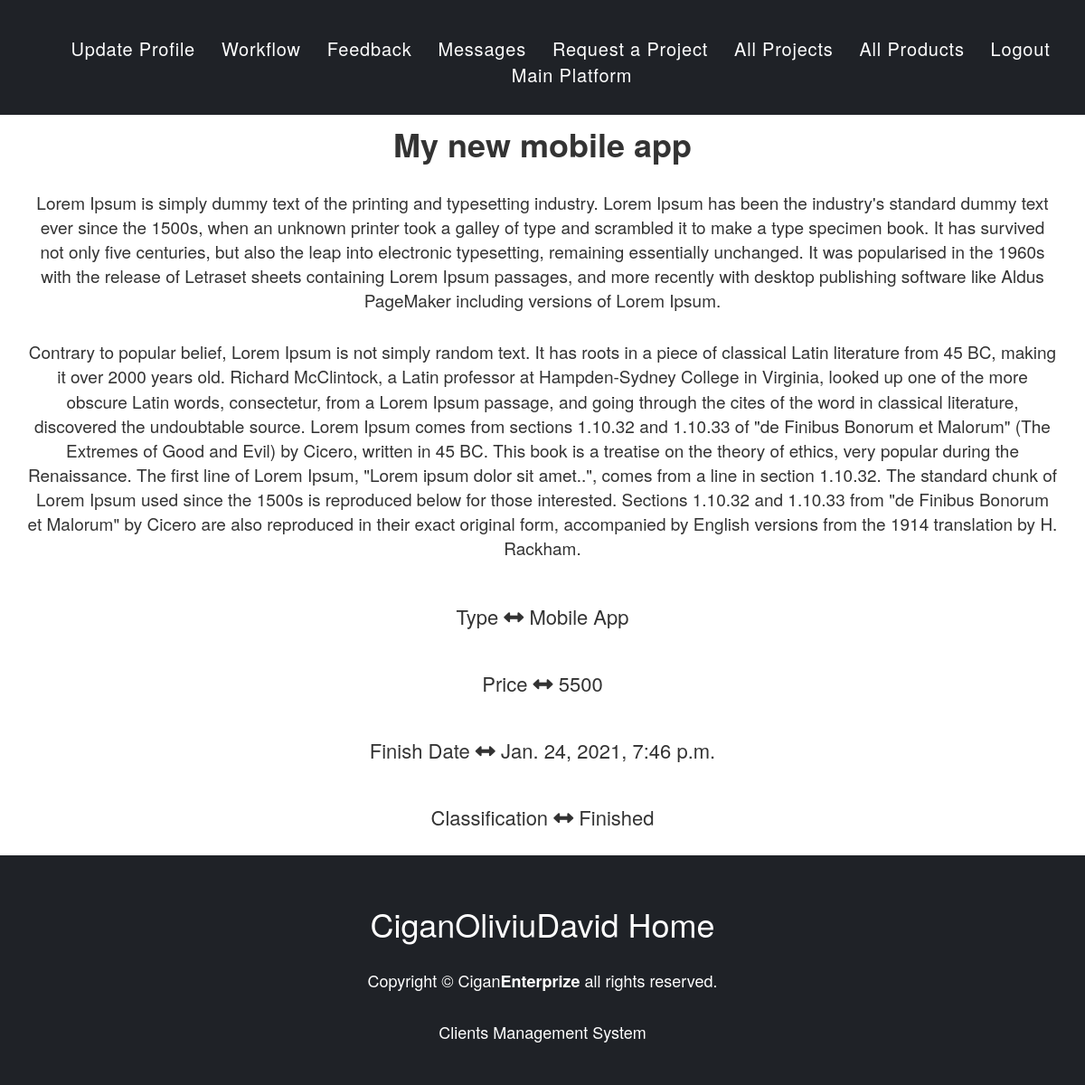
Page /business/finished-project-detail/my-new-mobile-app-finished-george/ (signed in) on the committed database.
### ProjectsManagement/models.py (models this page shows, shortened)
class FinishedProject(models.Model):
    id = models.AutoField(primary_key=True)
    user = models.ForeignKey(User, on_delete=models.CASCADE, name='user')
    project_name = models.CharField(max_length=100)
    project_description = models.TextField()
    list_of_functionalities = models.TextField()
    type = models.CharField(max_length=100, choices=TYPE_OF_APPS)
    date = models.DateTimeField(auto_now_add=True)
    price = models.IntegerField()
    project_classification = models.CharField(max_length=100, default='Finished')
    finished_project_slug = models.SlugField(max_length=200, unique=True, default='')
    class Meta:
        ordering = ['-date']

### ProjectsManagement/views.py (the view)
# urls.py: path('finished-project-detail/<slug:finished_project_slug>/', views.FinishedProjectDetail.as_view(),
class FinishedProjectDetail(LoginRequiredMixin, generic.DetailView):
    model = FinishedProject
    template_name = 'views/projects_detail/finished_project_detail.html'
    slug_field = 'finished_project_slug'
    slug_url_kwarg = 'finished_project_slug'

### ProjectsManagement/templates/views/projects_detail/finished_project_detail.html (shortened to what this page needs)
{% extends 'layouts/main_layout.html' %}
{% block head %}
    {% load static %}
    <link rel="stylesheet" type="text/css" href="{% static 'css/style_cms.css' %}">
    <link rel="stylesheet" type="text/css" href="{% static 'css/mobile_adjust_cms.css' %}">
{% endblock %}
{% block content %}
<div align="center">
    <nav>
        <div class="nav-container">
            <ul>
                <li><a href="{% url 'update_profile' %}">Update Profile</a></li>
                <li><a href="{% url 'index' %}">Workflow</a></li>
                <li><a href="{% url 'feedback_page' %}">Feedback</a></li>
                <li><a href="{% url 'client_messages' %}">Messages</a></li>
                <li><a href="{% url 'projects_request' %}">Request a Project</a></li>
                <li><a href="{% url 'projects_handler' %}">All Projects</a></li>
                <li><a href="{% url 'product_handler' %}">All Products</a></li>
                <li><a href="{% url 'logout' %}">Logout</a></li>
                <li><a href="/">Main Platform</a></li>
            </ul>
        </div>
    </nav>
</div>
<div>&nbsp;</div><div>&nbsp;</div><div>&nbsp;</div>
<div class="container-fluid" id="content">
        <div class="col-lg-12" align="left">
            <div class="content" align="center">
                <h1>{{ finishedproject.project_name }}</h1>
                <div>&nbsp;</div>
                <p>{{ finishedproject.project_description }}</p>
                <div>&nbsp;</div>
                <p>{{ finishedproject.list_of_functionalities }}</p>
                <div>&nbsp;</div>
                <h3>Type <i class="fas fa-arrows-alt-h"></i> {{ finishedproject.type }}</h3>
                <div>&nbsp;</div>
                <h3>Price <i class="fas fa-arrows-alt-h"></i> {{ finishedproject.price }}</h3>
                <div>&nbsp;</div>
                <h3>Finish Date <i class="fas fa-arrows-alt-h"></i> {{ finishedproject.date }}</h3>
                <div>&nbsp;</div>
                <h3>Classification <i class="fas fa-arrows-alt-h"></i> {{ finishedproject.project_classification }}</h3>
            </div>
        </div>
    </div>
    <div>&nbsp;</div>
    <div class="footer" align="center">
        <h1>{{ user.username }} Home</h1>
        <div>&nbsp;</div>
        <p>Copyright &copy; Cigan<b>Enterprize</b> all rights reserved.</p>
        <div>&nbsp;</div>
        <p>Clients Management System</p>
    </div>
{% endblock %}

### ClientsManagement/static/css/style_cms.css (style rules this page uses)
.content p { font-size: 19px; }
.content h3 { font-size: 22px; }
.content h1 { font-weight: bold; }
#content { margin-top: 5%; }
p { font-size: 18px; }
nav { padding: 20px; background: #1f2227; position: fixed; width: 100%; z-index: 1000; }
nav ul li { display: inline-block; }
nav ul li:not(:first-child) { margin-left: 25px; }
nav ul li a { display: inline-block; outline: none; color: #ffffff; font-size: 20px; text-decoration: none; letter-spacing: 0.04em; transition: all 500ms ease; }
.footer { background: #1f2227; color: #ffffff; padding: 3%; }

### rows in the picture
FinishedProject: project_name "My new mobile app", project_description "Lorem Ipsum is simply dummy text of the printing and typesetting industry. Lorem Ipsum has been the industry's standard dummy text ever since the 1500s, when an unknown printer took a galley of type and scrambled it to make a type specimen book. It has survived not only five centuries, but also the leap into electronic typesetting, remaining essentially unchanged. It was popularised in the 1960s with the release of Letraset sheets containing Lorem Ipsum passages, and more recently with desktop publishing software like Aldus PageMaker including versions of Lorem Ipsum.", list_of_functionalities "Contrary to popular belief, Lorem Ipsum is not simply random text. It has roots in a piece of classical Latin literature from 45 BC, making it over 2000 years old. Richard McClintock, a Latin professor at Hampden-Sydney College in Virginia, looked up one of the more obscure Latin words, consectetur, from a Lorem Ipsum passage, and going through the cites of the word in classical literature, discovered the undoubtable source. Lorem Ipsum comes from sections 1.10.32 and 1.10.33 of \"de Finibus Bonorum et Malorum\" (The Extremes of Good and Evil) by Cicero, written in 45 BC. This book is a treatise on the theory of ethics, very popular during the Renaissance. The first line of Lorem Ipsum,…", type "Mobile App", price "5500", date "Jan. 24, 2021, 7:46 p.m.", project_classification "Finished"

### other values in the picture
{{ user.username }} "CiganOliviuDavid"
